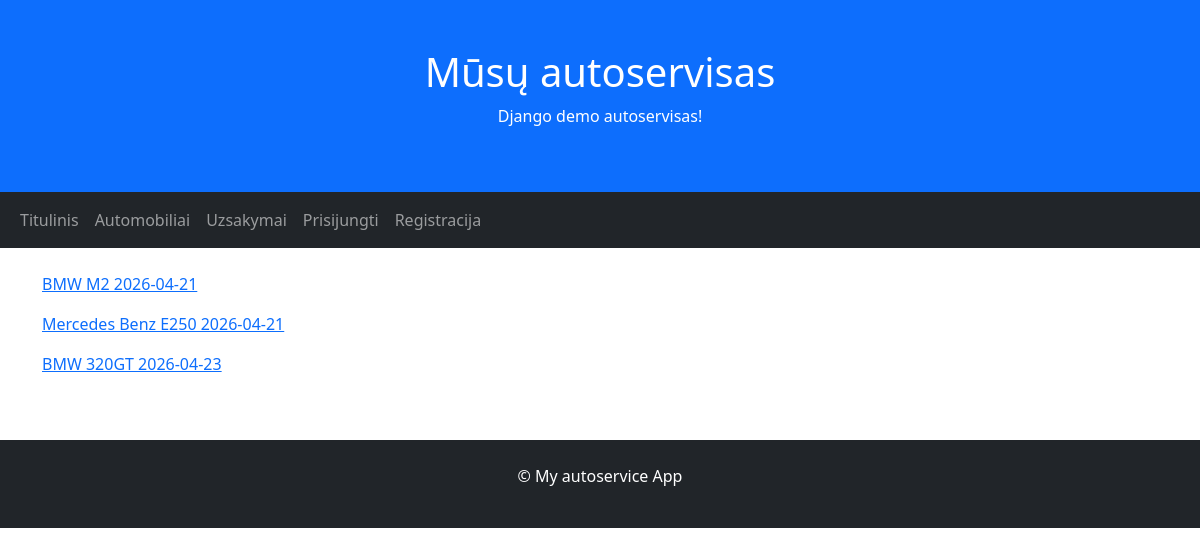
Screenshot of /orders/ with the database file from the repository.
### autoservice/models.py (models this page shows, shortened)
class Order(models.Model):
    date = models.DateField(auto_now_add=True)
    car = models.ForeignKey(to="Car", on_delete=models.CASCADE)
    client = models.ForeignKey(to=User, on_delete=models.CASCADE)
    deadline = models.DateTimeField(null=True, blank=True)
    STATUS_CHOICES = [
        ('a', 'Administered'),
        ('k', 'Cancelled'),
        ('i', 'In Progress'),
        ('c', 'Completed'),
    ]
    status = models.CharField(choices=STATUS_CHOICES, default='a')
    def __str__(self):
        return f"{self.car} {self.date}"

class Car(models.Model):
    make = models.CharField()
    model = models.CharField()
    license_plate = models.CharField()
    vin_code = models.CharField()
    client_name = models.CharField()
    description = HTMLField(default="")
    photo = models.ImageField(upload_to='cars', null=True, blank=True)
    def __str__(self):
        return f"{self.make} {self.model}"

### autoservice/views.py (the view)
# urls.py: path('orders/', views.OrderListView.as_view(), name="orders"),
class OrderListView(generic.ListView):
    model = Order
    template_name = "orders.html"
    context_object_name = "orders"

### autoservice/templates/orders.html (shortened to what this page needs)
{% extends 'base.html' %}
{% block content %}
{% for order in orders %}
<p><a href="{{ order.pk }}">{{ order }}</a></p>
{% endfor %}
{% endblock %}

### rows the page displays
Order: car+date "BMW M2 2026-04-21"
Order: car+date "Mercedes Benz E250 2026-04-21"
Order: car+date "BMW 320GT 2026-04-23"
